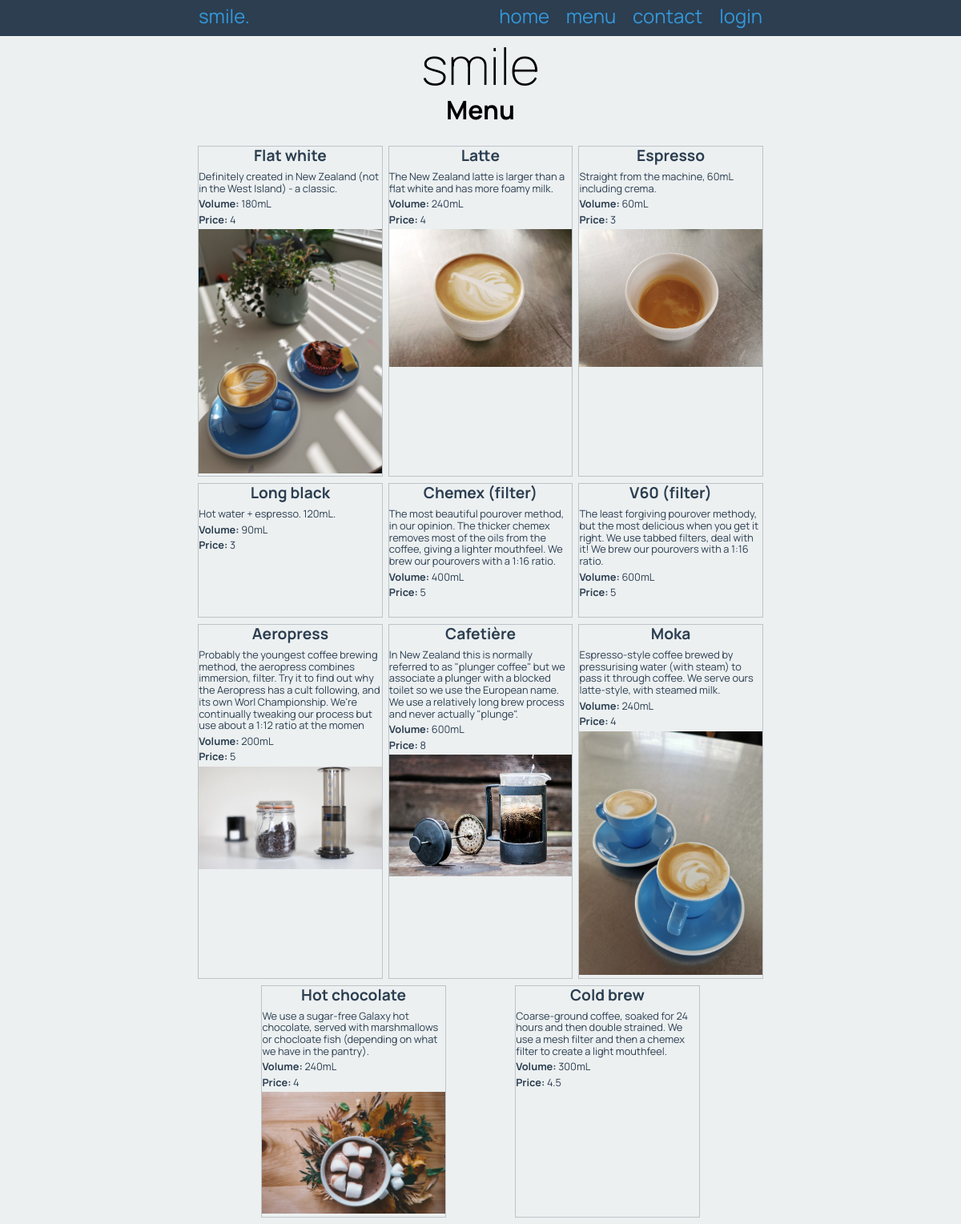
The page /menu on the database its author committed.
### tables this page shows
CREATE TABLE product
(
	id integer
		constraint product_pk
			primary key autoincrement,
	name varchar(30),
	description varchar(300),
	volume char(6),
	image varchar(30),
	price decimal(4,2)
);

### app.py (the view)
@app.route('/menu')
def render_menu_page():
    con = create_connection(DATABASE)
    query = "SELECT name, description, volume, price, image FROM product"
    cur = con.cursor()  # creates a courser to write the query
    cur.execute(query)
    product_list = cur.fetchall()
    con.close()
    return render_template('menu.html', products=product_list, logged_in=is_logged_in())

### app.py (called while the page is built)
def create_connection(db_file):
    try:
        connection = sqlite3.connect(db_file)
        return connection
    except sqlite3.Error as e:
        print(e)
        return None

def is_logged_in():
    if session.get("email") is None:
        print("Not logged in")
        return False
    else:
        return True

### templates/menu.html (shortened to what this page needs)
{% extends 'base.html' %}
{% block pageheading %}
Menu
{% endblock %}
{% block main %}
<br>
<div class="products">
{% for product in products %}
    <div class="product-box">
    <h3>{{ product[0] }}</h3>
    <p> {{ product[1] }}</p>
    <p><strong>Volume: </strong>{{ product[2] }}</p>
    <p><strong>Price: </strong>{{ product[3] }}</p>
    <img src="/static/images/{{ product[4] }}.jpg" alt="">
    </div>
{% endfor %}
</div>
{% endblock %}

### templates/base.html (shortened to what this page needs)
<!DOCTYPE html>
<html>
<head>
    <link rel="stylesheet" href="https://cdnjs.cloudflare.com/ajax/libs/normalize/8.0.1/normalize.css"/>
    <link href="{{ url_for('static', filename='smile.css') }}" rel="stylesheet">
</head>
<body>
<nav>
    <div class="container">
        <div class="navbar-brand"><a href="/">smile.</a></div>
        <div class="navbar-links">
            <a href="/">home</a>
            <a href="/menu">menu</a>
            <a href="/contact">contact</a>
            {% if logged_in %}
            <a href="/logout">logout</a>
            {% else %}
            <a href="/login">login</a>
            {% endif %}
        </div>
    </div>
</nav>
<div class="container">
    <header>
        <h1>smile</h1>
        <h2>{% block pageheading %}{% endblock %}</h2>
    </header>
    <main>
        {% block main %}
        {% endblock %}
    </main>
</div>
</body>
</html>

### static/smile.css (style rules this page uses)
* { font-family: 'Manrope', sans-serif; padding: 0; margin: 0; box-sizing: border-box; }
body { background-color: rgb(236, 240, 241); }
.container { width: 60vw; margin: auto; }
.container::after { content: ""; clear: both; display: table; }
img { max-width: 100%; }
h1 { text-align: center; font-weight: 200; font-size: 4rem; margin: 0; }
h2 { font-size: 2rem; text-align: center; margin: 0 0 0.5rem 0; }
h3 { font-size: 1.2rem; text-align: center; margin: 0 0 0.5rem 0; }
nav { background-color: rgba(44, 62, 80, 1.0); text-align: center; font-size: 1.5rem; padding-top: 0.4rem; padding-bottom: 0.7rem; color: rgba(52, 152, 219, 1.0); }
.navbar-brand { display: inline; float: left; }
.navbar-links { display: inline; float: right; }
nav a { padding: 0 0.5rem; font-size: 1.5rem; }
a, a:visited { color: rgb(52, 152, 219); text-decoration: none; }
.products { display: flex; flex-wrap: wrap; justify-content: space-evenly; }
.product-box { width: 32%; border: 1px solid rgba(189, 195, 199, 1.0); color: rgba(44, 62, 80, 1.0); margin-bottom: 0.5rem; }
.product-box h3 { font-size: 1.2rem; text-align: center; }
.product-box p { font-size: 0.8rem; margin-bottom: 0.3rem; }

### rows shown on the page
product: name "Flat white", description "Definitely created in New Zealand (not in the West Island) - a classic.", volume "180mL", price "4", image (picture)
product: name "Latte", description "The New Zealand latte is larger than a flat white and has more foamy milk.", volume "240mL", price "4", image (picture)
product: name "Espresso", description "Straight from the machine, 60mL including crema.", volume "60mL", price "3", image (picture)
product: name "Long black", description "Hot water + espresso. 120mL.", volume "90mL", price "3"
product: name "Chemex (filter)", description "The most beautiful pourover method, in our opinion. The thicker chemex removes most of the oils from the coffee, giving a lighter mouthfeel. We brew our pourovers with a 1:16 ratio.", volume "400mL", price "5"
product: name "V60 (filter)", description "The least forgiving pourover methody, but the most delicious when you get it right. We use tabbed filters, deal with it! We brew our pourovers with a 1:16 ratio.", volume "600mL", price "5"
product: name "Aeropress", description "Probably the youngest coffee brewing method, the aeropress combines immersion, filter. Try it to find out why the Aeropress has a cult following, and its own Worl Championship. We're continually tweaking our process but use about a 1:12 ratio at the momen", volume "200mL", price "5", image (picture)
product: name "Cafetière", description "In New Zealand this is normally referred to as \"plunger coffee\" but we associate a plunger with a blocked toilet so we use the European name. We use a relatively long brew process and never actually \"plunge\".", volume "600mL", price "8", image (picture)
product: name "Moka", description "Espresso-style coffee brewed by pressurising water (with steam) to pass it through coffee. We serve ours latte-style, with steamed milk.", volume "240mL", price "4", image (picture)
product: name "Hot chocolate", description "We use a sugar-free Galaxy hot chocolate, served with marshmallows or chocloate fish (depending on what we have in the pantry).", volume "240mL", price "4", image (picture)
product: name "Cold brew", description "Coarse-ground coffee, soaked for 24 hours and then double strained. We use a mesh filter and then a chemex filter to create a light mouthfeel.", volume "300mL", price "4.5"
